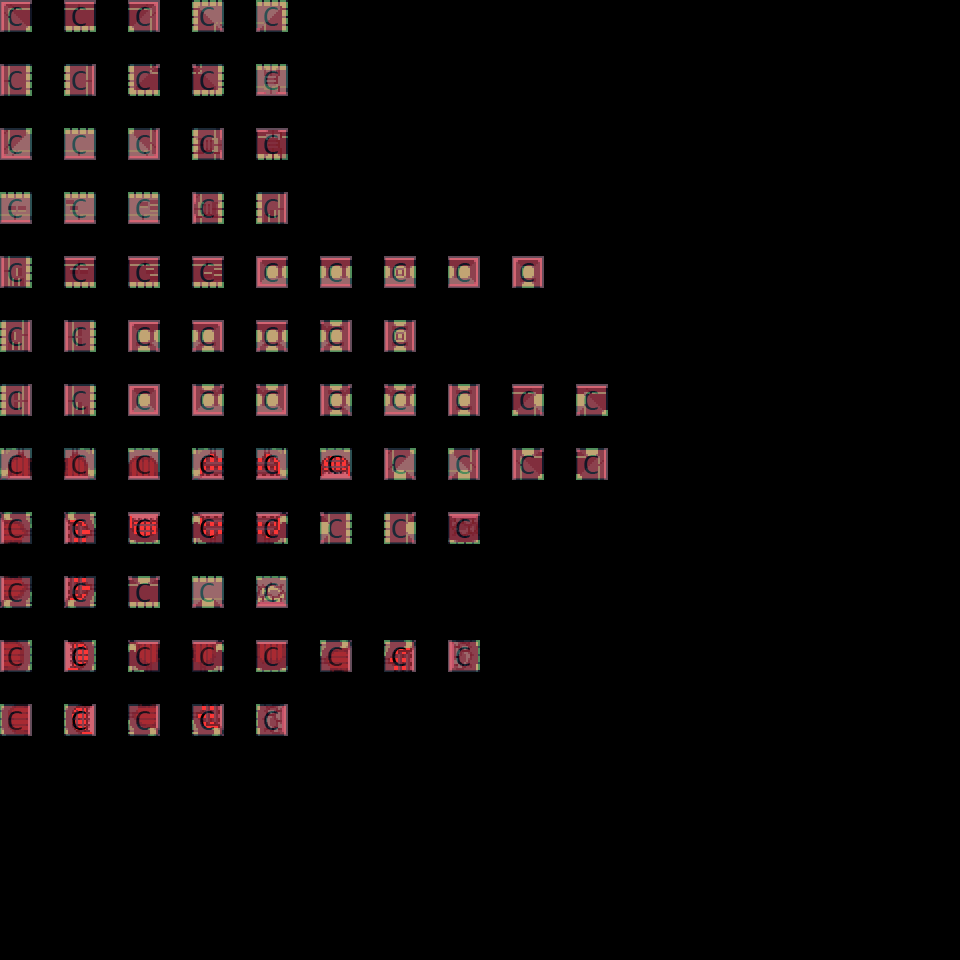

This game map was drawn from its Tiled (.tmx) file and the tilesets committed beside it. A one-line description and the full map source follow:
An orthogonal 30x30 tile map with 32x32 px tiles, 3 tile layers (regions, output_collision, input_bg), 2 tilesets.

<map version="1.0" tiledversion="1.1.2" orientation="orthogonal" renderorder="right-down" width="30" height="30" tilewidth="32" tileheight="32" infinite="0" nextobjectid="1">
 <tileset firstgid="1" source="collision.tsx" />
 <tileset firstgid="5" source="dungeon.tsx" />
 <layer name="regions" width="30" height="30">
  <data encoding="csv">
1,0,1,0,1,0,1,0,1,0,0,0,0,0,0,0,0,0,0,0,0,0,0,0,0,0,0,0,0,0,
0,0,0,0,0,0,0,0,0,0,0,0,0,0,0,0,0,0,0,0,0,0,0,0,0,0,0,0,0,0,
1,0,1,0,1,0,1,0,1,0,0,0,0,0,0,0,0,0,0,0,0,0,0,0,0,0,0,0,0,0,
0,0,0,0,0,0,0,0,0,0,0,0,0,0,0,0,0,0,0,0,0,0,0,0,0,0,0,0,0,0,
1,0,1,0,1,0,1,0,1,0,0,0,0,0,0,0,0,0,0,0,0,0,0,0,0,0,0,0,0,0,
0,0,0,0,0,0,0,0,0,0,0,0,0,0,0,0,0,0,0,0,0,0,0,0,0,0,0,0,0,0,
1,0,1,0,1,0,1,0,1,0,0,0,0,0,0,0,0,0,0,0,0,0,0,0,0,0,0,0,0,0,
0,0,0,0,0,0,0,0,0,0,0,0,0,0,0,0,0,0,0,0,0,0,0,0,0,0,0,0,0,0,
1,0,1,0,1,0,1,0,1,0,1,0,1,0,1,0,1,0,0,0,0,0,0,0,0,0,0,0,0,0,
0,0,0,0,0,0,0,0,0,0,0,0,0,0,0,0,0,0,0,0,0,0,0,0,0,0,0,0,0,0,
1,0,1,0,1,0,1,0,1,0,1,0,1,0,0,0,0,0,0,0,0,0,0,0,0,0,0,0,0,0,
0,0,0,0,0,0,0,0,0,0,0,0,0,0,0,0,0,0,0,0,0,0,0,0,0,0,0,0,0,0,
1,0,1,0,1,0,1,0,1,0,1,0,1,0,1,0,1,0,1,0,0,0,0,0,0,0,0,0,0,0,
0,0,0,0,0,0,0,0,0,0,0,0,0,0,0,0,0,0,0,0,0,0,0,0,0,0,0,0,0,0,
1,0,1,0,1,0,1,0,1,0,1,0,1,0,1,0,1,0,1,0,0,0,0,0,0,0,0,0,0,0,
0,0,0,0,0,0,0,0,0,0,0,0,0,0,0,0,0,0,0,0,0,0,0,0,0,0,0,0,0,0,
1,0,1,0,1,0,1,0,1,0,1,0,1,0,1,0,0,0,0,0,0,0,0,0,0,0,0,0,0,0,
0,0,0,0,0,0,0,0,0,0,0,0,0,0,0,0,0,0,0,0,0,0,0,0,0,0,0,0,0,0,
1,0,1,0,1,0,1,0,1,0,0,0,0,0,0,0,0,0,0,0,0,0,0,0,0,0,0,0,0,0,
0,0,0,0,0,0,0,0,0,0,0,0,0,0,0,0,0,0,0,0,0,0,0,0,0,0,0,0,0,0,
1,0,1,0,1,0,1,0,1,0,1,0,1,0,1,0,0,0,0,0,0,0,0,0,0,0,0,0,0,0,
0,0,0,0,0,0,0,0,0,0,0,0,0,0,0,0,0,0,0,0,0,0,0,0,0,0,0,0,0,0,
1,0,1,0,1,0,1,0,1,0,0,0,0,0,0,0,0,0,0,0,0,0,0,0,0,0,0,0,0,0,
0,0,0,0,0,0,0,0,0,0,0,0,0,0,0,0,0,0,0,0,0,0,0,0,0,0,0,0,0,0,
0,0,0,0,0,0,0,0,0,0,0,0,0,0,0,0,0,0,0,0,0,0,0,0,0,0,0,0,0,0,
0,0,0,0,0,0,0,0,0,0,0,0,0,0,0,0,0,0,0,0,0,0,0,0,0,0,0,0,0,0,
0,0,0,0,0,0,0,0,0,0,0,0,0,0,0,0,0,0,0,0,0,0,0,0,0,0,0,0,0,0,
0,0,0,0,0,0,0,0,0,0,0,0,0,0,0,0,0,0,0,0,0,0,0,0,0,0,0,0,0,0,
0,0,0,0,0,0,0,0,0,0,0,0,0,0,0,0,0,0,0,0,0,0,0,0,0,0,0,0,0,0,
0,0,0,0,0,0,0,0,0,0,0,0,0,0,0,0,0,0,0,0,0,0,0,0,0,0,0,0,0,0
</data>
 </layer>
 <layer name="output_collision" width="30" height="30">
  <data encoding="csv">
1,0,1,0,1,0,1,0,1,0,0,0,0,0,0,0,0,0,0,0,0,0,0,0,0,0,0,0,0,0,
0,0,0,0,0,0,0,0,0,0,0,0,0,0,0,0,0,0,0,0,0,0,0,0,0,0,0,0,0,0,
1,0,1,0,1,0,1,0,1,0,0,0,0,0,0,0,0,0,0,0,0,0,0,0,0,0,0,0,0,0,
0,0,0,0,0,0,0,0,0,0,0,0,0,0,0,0,0,0,0,0,0,0,0,0,0,0,0,0,0,0,
1,0,1,0,1,0,1,0,1,0,0,0,0,0,0,0,0,0,0,0,0,0,0,0,0,0,0,0,0,0,
0,0,0,0,0,0,0,0,0,0,0,0,0,0,0,0,0,0,0,0,0,0,0,0,0,0,0,0,0,0,
1,0,1,0,1,0,1,0,1,0,0,0,0,0,0,0,0,0,0,0,0,0,0,0,0,0,0,0,0,0,
0,0,0,0,0,0,0,0,0,0,0,0,0,0,0,0,0,0,0,0,0,0,0,0,0,0,0,0,0,0,
1,0,1,0,1,0,1,0,1,0,1,0,1,0,1,0,1,0,0,0,0,0,0,0,0,0,0,0,0,0,
0,0,0,0,0,0,0,0,0,0,0,0,0,0,0,0,0,0,0,0,0,0,0,0,0,0,0,0,0,0,
1,0,1,0,1,0,1,0,1,0,1,0,1,0,0,0,0,0,0,0,0,0,0,0,0,0,0,0,0,0,
0,0,0,0,0,0,0,0,0,0,0,0,0,0,0,0,0,0,0,0,0,0,0,0,0,0,0,0,0,0,
1,0,1,0,1,0,1,0,1,0,1,0,1,0,1,0,1,0,1,0,0,0,0,0,0,0,0,0,0,0,
0,0,0,0,0,0,0,0,0,0,0,0,0,0,0,0,0,0,0,0,0,0,0,0,0,0,0,0,0,0,
1,0,1,0,1,0,1,0,1,0,1,0,1,0,1,0,1,0,1,0,0,0,0,0,0,0,0,0,0,0,
0,0,0,0,0,0,0,0,0,0,0,0,0,0,0,0,0,0,0,0,0,0,0,0,0,0,0,0,0,0,
1,0,1,0,1,0,1,0,1,0,1,0,1,0,1,0,0,0,0,0,0,0,0,0,0,0,0,0,0,0,
0,0,0,0,0,0,0,0,0,0,0,0,0,0,0,0,0,0,0,0,0,0,0,0,0,0,0,0,0,0,
1,0,1,0,1,0,1,0,1,0,0,0,0,0,0,0,0,0,0,0,0,0,0,0,0,0,0,0,0,0,
0,0,0,0,0,0,0,0,0,0,0,0,0,0,0,0,0,0,0,0,0,0,0,0,0,0,0,0,0,0,
1,0,1,0,1,0,1,0,1,0,1,0,1,0,1,0,0,0,0,0,0,0,0,0,0,0,0,0,0,0,
0,0,0,0,0,0,0,0,0,0,0,0,0,0,0,0,0,0,0,0,0,0,0,0,0,0,0,0,0,0,
1,0,1,0,1,0,1,0,1,0,0,0,0,0,0,0,0,0,0,0,0,0,0,0,0,0,0,0,0,0,
0,0,0,0,0,0,0,0,0,0,0,0,0,0,0,0,0,0,0,0,0,0,0,0,0,0,0,0,0,0,
0,0,0,0,0,0,0,0,0,0,0,0,0,0,0,0,0,0,0,0,0,0,0,0,0,0,0,0,0,0,
0,0,0,0,0,0,0,0,0,0,0,0,0,0,0,0,0,0,0,0,0,0,0,0,0,0,0,0,0,0,
0,0,0,0,0,0,0,0,0,0,0,0,0,0,0,0,0,0,0,0,0,0,0,0,0,0,0,0,0,0,
0,0,0,0,0,0,0,0,0,0,0,0,0,0,0,0,0,0,0,0,0,0,0,0,0,0,0,0,0,0,
0,0,0,0,0,0,0,0,0,0,0,0,0,0,0,0,0,0,0,0,0,0,0,0,0,0,0,0,0,0,
0,0,0,0,0,0,0,0,0,0,0,0,0,0,0,0,0,0,0,0,0,0,0,0,0,0,0,0,0,0
</data>
 </layer>
 <layer name="input_bg" width="30" height="30" opacity="0.56">
  <data encoding="csv">
5,0,6,0,7,0,8,0,9,0,0,0,0,0,0,0,0,0,0,0,0,0,0,0,0,0,0,0,0,0,
0,0,0,0,0,0,0,0,0,0,0,0,0,0,0,0,0,0,0,0,0,0,0,0,0,0,0,0,0,0,
23,0,25,0,26,0,27,0,28,0,0,0,0,0,0,0,0,0,0,0,0,0,0,0,0,0,0,0,0,0,
0,0,0,0,0,0,0,0,0,0,0,0,0,0,0,0,0,0,0,0,0,0,0,0,0,0,0,0,0,0,
41,0,42,0,43,0,45,0,46,0,0,0,0,0,0,0,0,0,0,0,0,0,0,0,0,0,0,0,0,0,
0,0,0,0,0,0,0,0,0,0,0,0,0,0,0,0,0,0,0,0,0,0,0,0,0,0,0,0,0,0,
59,0,60,0,61,0,62,0,77,0,0,0,0,0,0,0,0,0,0,0,0,0,0,0,0,0,0,0,0,0,
0,0,0,0,0,0,0,0,0,0,0,0,0,0,0,0,0,0,0,0,0,0,0,0,0,0,0,0,0,0,
78,0,79,0,80,0,81,0,83,0,84,0,85,0,86,0,87,0,0,0,0,0,0,0,0,0,0,0,0,0,
0,0,0,0,0,0,0,0,0,0,0,0,0,0,0,0,0,0,0,0,0,0,0,0,0,0,0,0,0,0,
95,0,96,0,101,0,102,0,103,0,104,0,105,0,0,0,0,0,0,0,0,0,0,0,0,0,0,0,0,0,
0,0,0,0,0,0,0,0,0,0,0,0,0,0,0,0,0,0,0,0,0,0,0,0,0,0,0,0,0,0,
113,0,114,0,118,0,119,0,120,0,121,0,122,0,123,0,124,0,125,0,0,0,0,0,0,0,0,0,0,0,
0,0,0,0,0,0,0,0,0,0,0,0,0,0,0,0,0,0,0,0,0,0,0,0,0,0,0,0,0,0,
149,0,150,0,151,0,152,0,153,0,154,0,158,0,159,0,160,0,161,0,0,0,0,0,0,0,0,0,0,0,
0,0,0,0,0,0,0,0,0,0,0,0,0,0,0,0,0,0,0,0,0,0,0,0,0,0,0,0,0,0,
169,0,171,0,173,0,174,0,175,0,178,0,179,0,181,0,0,0,0,0,0,0,0,0,0,0,0,0,0,0,
0,0,0,0,0,0,0,0,0,0,0,0,0,0,0,0,0,0,0,0,0,0,0,0,0,0,0,0,0,0,
187,0,189,0,196,0,197,0,198,0,0,0,0,0,0,0,0,0,0,0,0,0,0,0,0,0,0,0,0,0,
0,0,0,0,0,0,0,0,0,0,0,0,0,0,0,0,0,0,0,0,0,0,0,0,0,0,0,0,0,0,
205,0,207,0,209,0,210,0,211,0,213,0,215,0,216,0,0,0,0,0,0,0,0,0,0,0,0,0,0,0,
0,0,0,0,0,0,0,0,0,0,0,0,0,0,0,0,0,0,0,0,0,0,0,0,0,0,0,0,0,0,
224,0,226,0,231,0,233,0,235,0,0,0,0,0,0,0,0,0,0,0,0,0,0,0,0,0,0,0,0,0,
0,0,0,0,0,0,0,0,0,0,0,0,0,0,0,0,0,0,0,0,0,0,0,0,0,0,0,0,0,0,
0,0,0,0,0,0,0,0,0,0,0,0,0,0,0,0,0,0,0,0,0,0,0,0,0,0,0,0,0,0,
0,0,0,0,0,0,0,0,0,0,0,0,0,0,0,0,0,0,0,0,0,0,0,0,0,0,0,0,0,0,
0,0,0,0,0,0,0,0,0,0,0,0,0,0,0,0,0,0,0,0,0,0,0,0,0,0,0,0,0,0,
0,0,0,0,0,0,0,0,0,0,0,0,0,0,0,0,0,0,0,0,0,0,0,0,0,0,0,0,0,0,
0,0,0,0,0,0,0,0,0,0,0,0,0,0,0,0,0,0,0,0,0,0,0,0,0,0,0,0,0,0,
0,0,0,0,0,0,0,0,0,0,0,0,0,0,0,0,0,0,0,0,0,0,0,0,0,0,0,0,0,0
</data>
 </layer>
</map>
